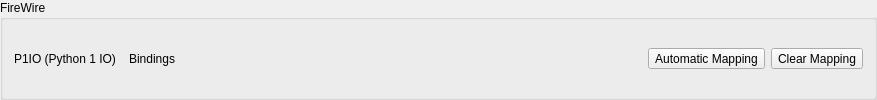
    <widget class="QGroupBox" name="groupBox">
     <property name="title"><string>FireWire</string></property>
     <layout class="QHBoxLayout" name="headerLayout">
      <item>
       <layout class="QHBoxLayout" name="deviceLayout">
        <item>
         <widget class="QLabel" name="deviceLabel">
          <property name="text"><string>P1IO (Python 1 IO)</string></property>
         </widget>
        </item>
        <item>
         <widget class="QToolButton" name="bindings">
          <property name="text"><string>Bindings</string></property>
          <property name="icon"><iconset theme="controller-line"/></property>
          <property name="checkable"><bool>true</bool></property>
          <property name="toolButtonStyle"><enum>Qt::ToolButtonStyle::ToolButtonTextBesideIcon</enum></property>
          <property name="autoRaise"><bool>true</bool></property>
         </widget>
        </item>
       </layout>
      </item>
      <item>
       <spacer name="horizontalSpacer">
        <property name="orientation"><enum>Qt::Orientation::Horizontal</enum></property>
        <property name="sizeHint" stdset="0">
         <size>
          <width>460</width>
          <height>20</height>
         </size>
        </property>
       </spacer>
      </item>
      <item>
       <layout class="QHBoxLayout" name="mappingLayout">
        <item>
         <widget class="QToolButton" name="automaticBinding">
          <property name="text"><string>Automatic Mapping</string></property>
          <property name="icon"><iconset theme="controller-line"/></property>
          <property name="toolButtonStyle"><enum>Qt::ToolButtonStyle::ToolButtonTextBesideIcon</enum></property>
         </widget>
        </item>
        <item>
         <widget class="QToolButton" name="clearBindings">
          <property name="text"><string>Clear Mapping</string></property>
          <property name="icon"><iconset theme="trash-fill"/></property>
          <property name="toolButtonStyle"><enum>Qt::ToolButtonStyle::ToolButtonTextBesideIcon</enum></property>
         </widget>
        </item>
       </layout>
      </item>
     </layout>
    </widget>
